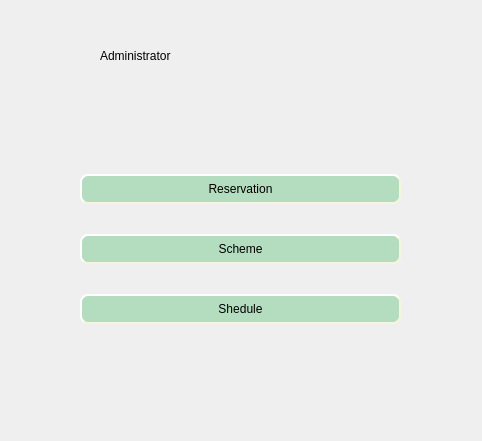
<?xml version="1.0" encoding="UTF-8"?>
<ui version="4.0">
 <class>Administrator</class>
 <widget class="QWidget" name="Administrator">
  <property name="geometry">
   <rect>
    <x>0</x>
    <y>0</y>
    <width>482</width>
    <height>441</height>
   </rect>
  </property>
  <property name="minimumSize">
   <size>
    <width>482</width>
    <height>441</height>
   </size>
  </property>
  <property name="maximumSize">
   <size>
    <width>482</width>
    <height>441</height>
   </size>
  </property>
  <property name="windowTitle">
   <string>Administraror</string>
  </property>
  <widget class="QLabel" name="label">
   <property name="geometry">
    <rect>
     <x>100</x>
     <y>30</y>
     <width>291</width>
     <height>51</height>
    </rect>
   </property>
   <property name="styleSheet">
    <string notr="true">font: 57 italic 40pt &quot;URW Chancery L&quot;;</string>
   </property>
   <property name="text">
    <string>Administrator</string>
   </property>
  </widget>
  <widget class="QWidget" name="layoutWidget">
   <property name="geometry">
    <rect>
     <x>80</x>
     <y>150</y>
     <width>321</width>
     <height>201</height>
    </rect>
   </property>
   <layout class="QVBoxLayout" name="verticalLayout">
    <item>
     <widget class="QPushButton" name="reservationButton">
      <property name="styleSheet">
       <string notr="true">QPushButton {   
 font: 57 italic 20pt &quot;URW Chancery L&quot;;

     background-color: rgb(180, 221, 192);
     border-style: outset;
     border-width: 2px;
     border-radius: 8px;
     border-color: beige;
   
     min-width: 8em;
     padding: 6px;
}
QPushButton:hover{
border-width: 0px;
background-color:rgb(184, 216, 239);
border-radius: 20%;
}
 </string>
      </property>
      <property name="text">
       <string>Reservation</string>
      </property>
     </widget>
    </item>
    <item>
     <widget class="QPushButton" name="schemeButton">
      <property name="styleSheet">
       <string notr="true">  QPushButton {
   font: 57 italic 20pt &quot;URW Chancery L&quot;;

     background-color: rgb(180, 221, 192);
     border-style: outset;
     border-width: 2px;
     border-radius: 8px;
     border-color: beige;
   
     min-width: 8em;
     padding: 6px;
}
QPushButton:hover{
border-width: 0px;
background-color:rgb(184, 216, 239);
border-radius: 20%;
}
 </string>
      </property>
      <property name="text">
       <string>Scheme</string>
      </property>
     </widget>
    </item>
    <item>
     <widget class="QPushButton" name="sheduleButton">
      <property name="styleSheet">
       <string notr="true">QPushButton {
font: 57 italic 20pt &quot;URW Chancery L&quot;;

     background-color: rgb(180, 221, 192);
     border-style: outset;
     border-width: 2px;
     border-radius: 8px;
     border-color: beige;
   
     min-width: 8em;
     padding: 6px;
}
QPushButton:hover{
border-width: 0px;
background-color:rgb(184, 216, 239);
border-radius: 20%;
}
 
 </string>
      </property>
      <property name="text">
       <string>Shedule</string>
      </property>
     </widget>
    </item>
   </layout>
  </widget>
 </widget>
 <resources/>
 <connections/>
</ui>
